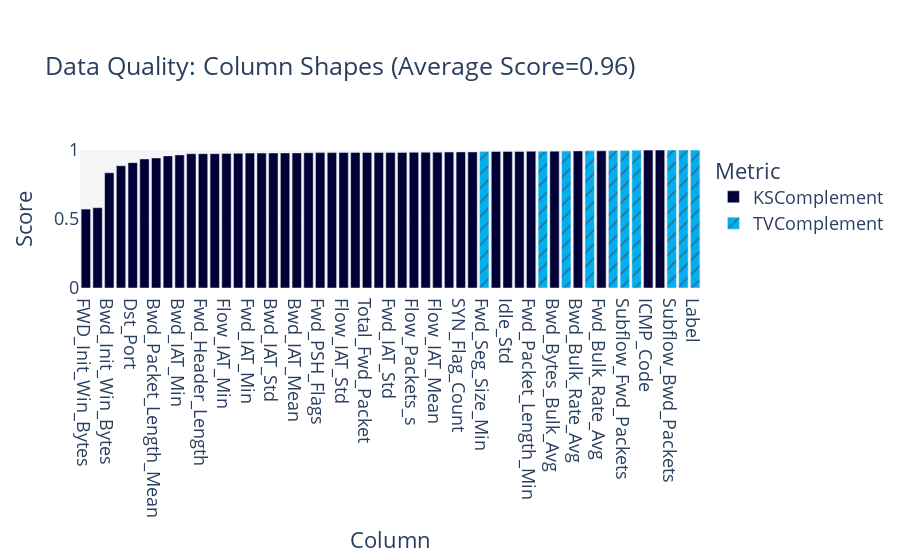

The notebook cell this image was saved under:
### Code cell
# plot Column Shapes -> referred to the "Fidelity Column" in the paper
fig = quality_report.get_visualization(property_name='Column Shapes')
fig.show()

### Figure 1 — Plotly figure (JSON) as saved in the notebook; plotly's stock layout.template omitted (floating-point values rounded to 4 significant figures)
{"data": [{"alignmentgroup": "True", "customdata": [["KSComplement"], ["KSComplement"], ["KSComplement"], ["KSComplement"], ["KSComplement"], ["KSComplement"], ["KSComplement"], ["KSComplement"], ["KSComplement"], ["KSComplement"], ["KSComplement"], ["KSComplement"], ["KSComplement"], ["KSComplement"], ["KSComplement"], ["KSComplement"], ["KSComplement"], ["KSComplement"], ["KSComplement"], ["KSComplement"], ["KSComplement"], ["KSComplement"], ["KSComplement"], ["KSComplement"], ["KSComplement"], ["KSComplement"], ["KSComplement"], ["KSComplement"], ["KSComplement"], ["KSComplement"], ["KSComplement"], ["KSComplement"], ["KSComplement"], ["KSComplement"], ["KSComplement"], ["KSComplement"], ["KSComplement"], ["KSComplement"], ["KSComplement"], ["KSComplement"], ["KSComplement"], ["KSComplement"], ["KSComplement"]], "hovertemplate": "<b>%{hovertext}</b><br><br>Metric=%{customdata[0]}<br>Score=%{y}<extra></extra>", "hovertext": ["Dst_Port", "Flow_Duration", "Total_Fwd_Packet", "Total_Bwd_packets", "Total_Length_of_Fwd_Packet", "Fwd_Packet_Length_Max", "Fwd_Packet_Length_Min", "Fwd_Packet_Length_Mean", "Bwd_Packet_Length_Max", "Bwd_Packet_Length_Min", "Bwd_Packet_Length_Mean", "Flow_Bytes_s", "Flow_Packets_s", "Flow_IAT_Mean", "Flow_IAT_Std", "Flow_IAT_Min", "Fwd_IAT_Total", "Fwd_IAT_Mean", "Fwd_IAT_Std", "Fwd_IAT_Min", "Bwd_IAT_Mean", "Bwd_IAT_Std", "Bwd_IAT_Min", "Fwd_PSH_Flags", "Bwd_PSH_Flags", "Fwd_Header_Length", "Bwd_Header_Length", "Packet_Length_Mean", "FIN_Flag_Count", "SYN_Flag_Count", "PSH_Flag_Count", "Down_Up_Ratio", "Fwd_Bulk_Rate_Avg", "Bwd_Bytes_Bulk_Avg", "Bwd_Bulk_Rate_Avg", "FWD_Init_Win_Bytes", "Bwd_Init_Win_Bytes", "Active_Mean", "Active_Std", "Idle_Std", "ICMP_Code", "ICMP_Type", "Total_TCP_Flow_Time"], "legendgroup": "KSComplement", "marker": {"color": "#000036", "pattern": {"shape": ""}}, "name": "KSComplement", "offsetgroup": "KSComplement", "orientation": "v", "showlegend": true, "textposition": "auto", "x": ["Dst_Port", "Flow_Duration", "Total_Fwd_Packet", "Total_Bwd_packets", "Total_Length_of_Fwd_Packet", "Fwd_Packet_Length_Max", "Fwd_Packet_Length_Min", "Fwd_Packet_Length_Mean", "Bwd_Packet_Length_Max", "Bwd_Packet_Length_Min", "Bwd_Packet_Length_Mean", "Flow_Bytes_s", "Flow_Packets_s", "Flow_IAT_Mean", "Flow_IAT_Std", "Flow_IAT_Min", "Fwd_IAT_Total", "Fwd_IAT_Mean", "Fwd_IAT_Std", "Fwd_IAT_Min", "Bwd_IAT_Mean", "Bwd_IAT_Std", "Bwd_IAT_Min", "Fwd_PSH_Flags", "Bwd_PSH_Flags", "Fwd_Header_Length", "Bwd_Header_Length", "Packet_Length_Mean", "FIN_Flag_Count", "SYN_Flag_Count", "PSH_Flag_Count", "Down_Up_Ratio", "Fwd_Bulk_Rate_Avg", "Bwd_Bytes_Bulk_Avg", "Bwd_Bulk_Rate_Avg", "FWD_Init_Win_Bytes", "Bwd_Init_Win_Bytes", "Active_Mean", "Active_Std", "Idle_Std", "ICMP_Code", "ICMP_Type", "Total_TCP_Flow_Time"], "xaxis": "x", "y": [0.9082, 0.9837, 0.9824, 0.976, 0.9777, 0.9729, 0.9906, 0.9571, 0.5818, 0.989, 0.9424, 0.9826, 0.9833, 0.9842, 0.9819, 0.9755, 0.9852, 0.9827, 0.9826, 0.9774, 0.9791, 0.9781, 0.9645, 0.9811, 0.9788, 0.973, 0.9736, 0.9351, 0.9811, 0.986, 0.9819, 0.8859, 0.9939, 0.9913, 0.9934, 0.5718, 0.8348, 0.9805, 0.9896, 0.9895, 0.9992, 0.9992, 0.9861], "yaxis": "y", "type": "bar"}, {"alignmentgroup": "True", "customdata": [["TVComplement"], ["TVComplement"], ["TVComplement"], ["TVComplement"], ["TVComplement"], ["TVComplement"], ["TVComplement"], ["TVComplement"], ["TVComplement"], ["TVComplement"]], "hovertemplate": "<b>%{hovertext}</b><br><br>Metric=%{customdata[0]}<br>Score=%{y}<extra></extra>", "hovertext": ["Protocol", "Fwd_URG_Flags", "Fwd_RST_Flags", "Bwd_RST_Flags", "RST_Flag_Count", "CWR_Flag_Count", "Subflow_Fwd_Packets", "Subflow_Bwd_Packets", "Fwd_Seg_Size_Min", "Label"], "legendgroup": "TVComplement", "marker": {"color": "#03AFF1", "pattern": {"shape": "/"}}, "name": "TVComplement", "offsetgroup": "TVComplement", "orientation": "v", "showlegend": true, "textposition": "auto", "x": ["Protocol", "Fwd_URG_Flags", "Fwd_RST_Flags", "Bwd_RST_Flags", "RST_Flag_Count", "CWR_Flag_Count", "Subflow_Fwd_Packets", "Subflow_Bwd_Packets", "Fwd_Seg_Size_Min", "Label"], "xaxis": "x", "y": [0.9987, 0.9999, 0.9966, 0.9912, 0.9939, 0.9922, 0.9973, 0.9995, 0.9884, 1], "yaxis": "y", "type": "bar"}], "layout": {"xaxis": {"anchor": "y", "domain": [0, 1], "title": {"text": "Column"}, "categoryorder": "total ascending"}, "yaxis": {"anchor": "x", "domain": [0, 1], "title": {"text": "Score"}, "range": [0, 1]}, "legend": {"title": {"text": "Metric"}, "tracegroupgap": 0}, "title": {"text": "Data Quality: Column Shapes (Average Score=0.96)"}, "barmode": "relative", "margin": {"t": 150}, "font": {"size": 18}, "plot_bgcolor": "#F5F5F8"}}
